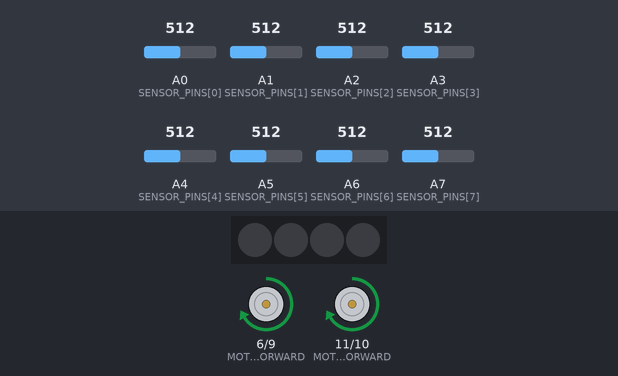
This sketch was run on a simulated Arduino Nano, built with avr-gcc and run on an emulated ATmega328P. Shown: 4 RGB LEDs in strip order, left to right, motor-driver pin pairs drawn as motors (green arrow = first pin HIGH = forward, orange = second pin HIGH = backward, longer = more drive). The inputs (shaded band) are chosen by the test bench; at power-on: A0 (SENSOR_PINS[0]) = 512, A5 (SENSOR_PINS[5]) = 512, A2 (SENSOR_PINS[2]) = 512, A1 (SENSOR_PINS[1]) = 512, A3 (SENSOR_PINS[3]) = 512, A4 (SENSOR_PINS[4]) = 512, A6 (SENSOR_PINS[6]) = 512, A7 (SENSOR_PINS[7]) = 512. Dim RGB values are drawn brighter than linear; the strip is taken to match the declared colour order.

Above: at 1.2 s.
1.3 s: A0 (SENSOR_PINS[0]) set to 784
2.8 s: A0 (SENSOR_PINS[0]) set to 812
At 3.6 s:
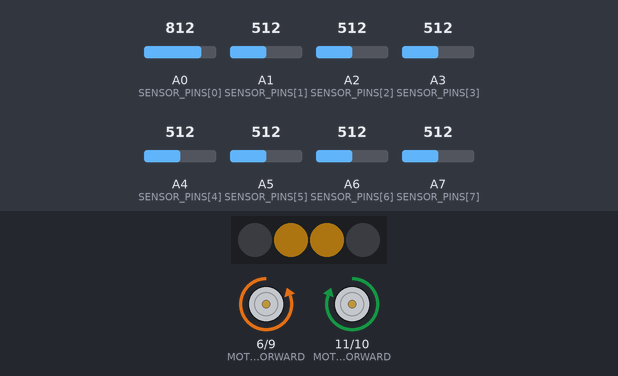
4.3 s: A5 (SENSOR_PINS[5]) set to 787
5.8 s: A5 (SENSOR_PINS[5]) set to 815
At 7.0 s:
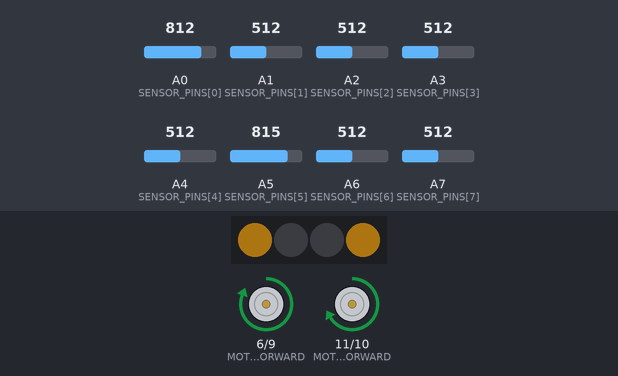
7.3 s: A2 (SENSOR_PINS[2]) set to 787
8.8 s: A2 (SENSOR_PINS[2]) set to 808
At 9.4 s:
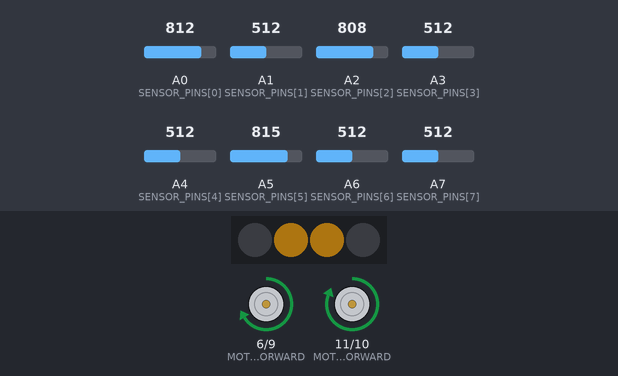
Timing chart, 0 to 11.3 s (numbered marks = the images above; inputs shaded):
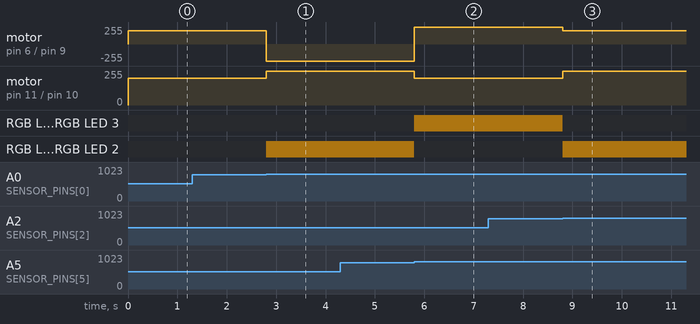

Measured:
- the behaviour switches between 800 and 801 on A0 (SENSOR_PINS[0]) (found by bisection; images 0 and 1)
- the behaviour switches between 800 and 801 on A5 (SENSOR_PINS[5]) (found by bisection; images 1 and 2)
- the behaviour switches between 800 and 801 on A2 (SENSOR_PINS[2]) (found by bisection; images 2 and 3)
- after the input at 1.3 s, every drawn part: stays the same
- after the input at 2.8 s, motor on pin 6 (MOTOR_RIGHT_FORWARD) / pin 9 (MOTOR_RIGHT_BACK): forward 200/255 → backward 255/255 at once; motor on pin 11 (MOTOR_LEFT_FORWARD) / pin 10 (MOTOR_LEFT_BACK): forward 200/255 → forward 255/255 at once; RGB LED 1, RGB LED 2: off → RGB(50, 34, 5) at once
- after the input at 4.3 s, every drawn part: stays the same
- after the input at 5.8 s, motor on pin 6 (MOTOR_RIGHT_FORWARD) / pin 9 (MOTOR_RIGHT_BACK): backward 255/255 → forward 255/255 at once; motor on pin 11 (MOTOR_LEFT_FORWARD) / pin 10 (MOTOR_LEFT_BACK): forward 255/255 → forward 200/255 at once; RGB LED 0, RGB LED 3: off → RGB(50, 34, 5) at once; RGB LED 1, RGB LED 2: RGB(50, 34, 5) → off at once
- after the input at 7.3 s, every drawn part: stays the same
- after the input at 8.8 s, motor on pin 6 (MOTOR_RIGHT_FORWARD) / pin 9 (MOTOR_RIGHT_BACK): forward 255/255 → forward 200/255 at once; motor on pin 11 (MOTOR_LEFT_FORWARD) / pin 10 (MOTOR_LEFT_BACK): forward 200/255 → forward 255/255 at once; RGB LED 0, RGB LED 3: RGB(50, 34, 5) → off at once; RGB LED 1, RGB LED 2: off → RGB(50, 34, 5) at once

The sketch:

following_the_line.ino
```cpp
#include <Adafruit_NeoPixel.h>

// ===== NEOPIXELS =====
const int PIN_NEO = 12;
const int NUM_PIXELS = 4;

Adafruit_NeoPixel pixels(NUM_PIXELS, PIN_NEO, NEO_RGB + NEO_KHZ800);

// ===== SENSOR PINS =====
const int NUM_SENSORS = 8;
const int SENSOR_PINS[NUM_SENSORS] = {A0, A1, A2, A3, A4, A5, A6, A7};

// ===== MOTOR CONTROL PINS =====
const int MOTOR_LEFT_FORWARD = 11;
const int MOTOR_LEFT_BACK = 10;
const int MOTOR_RIGHT_BACK = 9;
const int MOTOR_RIGHT_FORWARD = 6;

// ===== THRESHOLDS AND SPEEDS =====
const int BLACK_THRESHOLD = 800;      // 1:00         // 0:54   // 0:52
const int SPEED_FULL = 255;           //default 255   // 255    // 255
const int SPEED_SLIGHT_CORRECT = 210; //default 170   // 210    // 210
const int SPEED_HARD_CORRECT = 120;   //default 60    // 60     // 120
const int SPEED_TANK_SHARP = 230;     //default 230   // 230    // 230
const int SPEED_SEARCH = 255;         //default 180   // 180    // 255
const int SPEED_STRAIGHT_LOST = 200;  //default 120   // 120    // 200

// -1 = last turned right
// +1 = last turned left
// 0 = initial state
int lastTurnDir = 0;

int sensorValues[NUM_SENSORS] = {0};

void setup() {
  pinMode(MOTOR_LEFT_FORWARD, OUTPUT);
  pinMode(MOTOR_LEFT_BACK, OUTPUT);
  pinMode(MOTOR_RIGHT_FORWARD, OUTPUT);
  pinMode(MOTOR_RIGHT_BACK, OUTPUT);
  pixels.begin();
  pixels.setBrightness(50);
  pixels.show();
}

void loop() {
  int i;
  for (i = 0; i < NUM_SENSORS; i++) {
    sensorValues[i] = analogRead(SENSOR_PINS[i]);
  }

  if (sensorValues[3] > BLACK_THRESHOLD && sensorValues[4] > BLACK_THRESHOLD) {
    // Perfectly centered. Full speed forward
    driveForward(SPEED_FULL, SPEED_FULL);
    lastTurnDir = 0;

  } else if (sensorValues[3] > BLACK_THRESHOLD) {
    // Slight right. Both wheels moving, left faster
    driveForward(SPEED_FULL, SPEED_SLIGHT_CORRECT);
    lastTurnDir = -1;

  } else if (sensorValues[4] > BLACK_THRESHOLD) {
    // Slight left. Both wheels moving, right faster
    driveForward(SPEED_SLIGHT_CORRECT, SPEED_FULL);
    lastTurnDir = 1;

  } else if (sensorValues[2] > BLACK_THRESHOLD) {
    // Moderate right. Tighter differential
    driveForward(SPEED_FULL, SPEED_HARD_CORRECT);
    lastTurnDir = -1;

  } else if (sensorValues[5] > BLACK_THRESHOLD) {
    // Moderate left. Tighter differential
    driveForward(SPEED_HARD_CORRECT, SPEED_FULL);
    lastTurnDir = 1;

  } else if (sensorValues[1] > BLACK_THRESHOLD) {
    // Sharp right. Tank turn (left fwd, right rev)
    tankTurnRight(SPEED_TANK_SHARP);
    lastTurnDir = -1;

  } else if (sensorValues[6] > BLACK_THRESHOLD) {
    // Sharp left. Tank turn (right fwd, left rev)
    tankTurnLeft(SPEED_TANK_SHARP);
    lastTurnDir = 1;

  } else if (sensorValues[0] > BLACK_THRESHOLD) {
    // Very sharp right
    tankTurnRight(SPEED_FULL);
    lastTurnDir = -1;

  } else if (sensorValues[7] > BLACK_THRESHOLD) {
    // Very sharp left
    tankTurnLeft(SPEED_FULL);
    lastTurnDir = 1;

  } else {
    // Line completely lost continue turning in last known direction
    if (lastTurnDir < 0) {
      tankTurnRight(SPEED_SEARCH);
    } else if (lastTurnDir > 0) {
      tankTurnLeft(SPEED_SEARCH);
    } else {
      driveForward(SPEED_STRAIGHT_LOST, SPEED_STRAIGHT_LOST);
    }
  }

  // Update indicator lights based on turn direction
  if (lastTurnDir < 0) {
    rightSignalLights();
  } else if (lastTurnDir > 0) {
    leftSignalLights();
  } else {
    lightsOff();
  }
}

void driveForward(int leftSpeed, int rightSpeed) {
  analogWrite(MOTOR_LEFT_FORWARD, leftSpeed);
  analogWrite(MOTOR_LEFT_BACK, 0);
  analogWrite(MOTOR_RIGHT_FORWARD, rightSpeed);
  analogWrite(MOTOR_RIGHT_BACK, 0);
}

void tankTurnRight(int speed) {
  analogWrite(MOTOR_LEFT_FORWARD, speed);
  analogWrite(MOTOR_LEFT_BACK, 0);
  analogWrite(MOTOR_RIGHT_FORWARD, 0);
  analogWrite(MOTOR_RIGHT_BACK, speed);
}

void tankTurnLeft(int speed) {
  analogWrite(MOTOR_LEFT_FORWARD, 0);
  analogWrite(MOTOR_LEFT_BACK, speed);
  analogWrite(MOTOR_RIGHT_FORWARD, speed);
  analogWrite(MOTOR_RIGHT_BACK, 0);
}

void stopMotors() {
  analogWrite(MOTOR_LEFT_FORWARD, 0);
  analogWrite(MOTOR_LEFT_BACK, 0);
  analogWrite(MOTOR_RIGHT_FORWARD, 0);
  analogWrite(MOTOR_RIGHT_BACK, 0);
}

void leftSignalLights() {
  pixels.clear();
  pixels.setPixelColor(0, pixels.Color(255, 172, 28));    // front-left
  pixels.setPixelColor(3, pixels.Color(255, 172, 28));    // back-left
  pixels.show();
}

void rightSignalLights() {
  pixels.clear();
  pixels.setPixelColor(1, pixels.Color(255, 172, 28));    // front-right
  pixels.setPixelColor(2, pixels.Color(255, 172, 28));    // back-right
  pixels.show();
}

void lightsOff() {
  pixels.clear();
  pixels.show();
}
```
